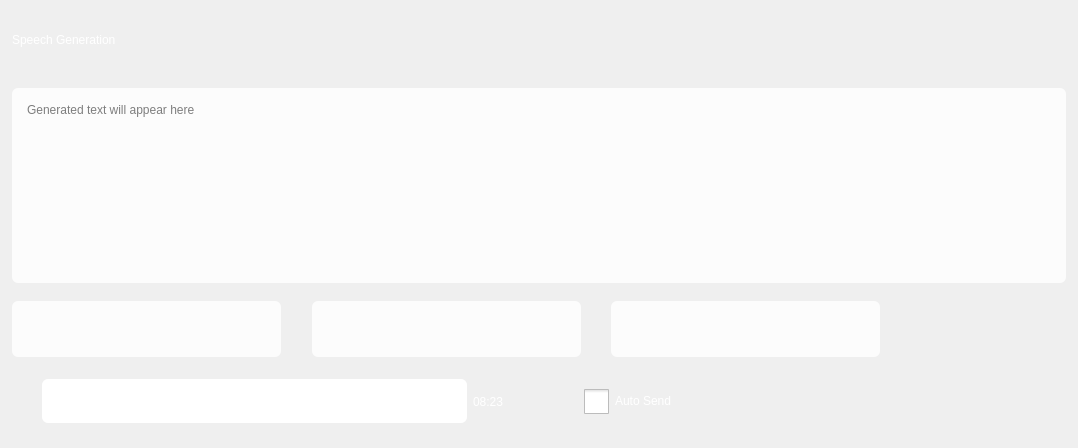
<?xml version="1.0" encoding="UTF-8"?>
<ui version="4.0">
 <class>WSpeechGenerationUiClass</class>
 <widget class="QWidget" name="WSpeechGenerationUiClass">
  <property name="geometry">
   <rect>
    <x>0</x>
    <y>0</y>
    <width>1078</width>
    <height>448</height>
   </rect>
  </property>
  <property name="minimumSize">
   <size>
    <width>1078</width>
    <height>448</height>
   </size>
  </property>
  <property name="maximumSize">
   <size>
    <width>1078</width>
    <height>448</height>
   </size>
  </property>
  <property name="windowTitle">
   <string>WSpeechGenerationUi</string>
  </property>
  <property name="styleSheet">
   <string notr="true">QWidget{
	font: 12px &quot;微软雅黑&quot;;
    border-radius:6px
}

QFrame#frame_text{
	background-color: rgba(255, 255, 255,80%);
}

QWidget#widget_language,#widget_name,#widget_sex{
	background-color: rgba(255, 255, 255,80%);
}

QLabel{
	font: 12px &quot;微软雅黑&quot;;
	color: rgb(255, 255, 255);
}

QLabel#lb_sp_title{
	font: 20px &quot;微软雅黑&quot;;
}

QPushButton#pb_lock,#pb_min,#pb_close,#pb_pause,#pb_start,#pb_send{
	border:none;
	background-position: center;
    background-repeat: no-repeat;
}

QPushButton#pb_lock{
	background-image: url(:/QtTest/icon/Speech/lock.png);
}
QPushButton#pb_min{
	background-image: url(:/QtTest/icon/Speech/min.png);
}
QPushButton#pb_close{
	background-image: url(:/QtTest/icon/Speech/close.png);
}
QPushButton#pb_pause{
	background-image: url(:/QtTest/icon/Speech/pause.png);
}
QPushButton#pb_start{
	background-image: url(:/QtTest/icon/Speech/start.png);
}
QPushButton#pb_send{
	background-image: url(:/QtTest/icon/Speech/send.png);
}

QPushButton#pb_export{
	background-image: url(:/QtTest/icon/Speech/export.png);
}

QPushButton#pb_copy{
	background-image: url(:/QtTest/icon/Speech/copy.png);
}

QCheckBox{
	font: 20px &quot;微软雅黑&quot;;
	color: rgb(255, 255, 255);
}

QCheckBox::indicator {width: 25px; height: 25px;}

QCheckBox::indicator:unchecked {background-image: url(:/QtTest/icon/Speech/chebox_sel.png);}

QCheckBox::indicator:checked {background-image: url(:/QtTest/icon/Speech/chebox_sel.png);}

QTextEdit{
	background-color: transparent;
	border:none
}



</string>
  </property>
  <layout class="QVBoxLayout" name="verticalLayout">
   <property name="spacing">
    <number>12</number>
   </property>
   <property name="leftMargin">
    <number>12</number>
   </property>
   <property name="topMargin">
    <number>4</number>
   </property>
   <property name="rightMargin">
    <number>12</number>
   </property>
   <item>
    <widget class="QFrame" name="frame">
     <property name="minimumSize">
      <size>
       <width>0</width>
       <height>60</height>
      </size>
     </property>
     <property name="maximumSize">
      <size>
       <width>16777215</width>
       <height>60</height>
      </size>
     </property>
     <property name="styleSheet">
      <string notr="true"/>
     </property>
     <property name="frameShape">
      <enum>QFrame::StyledPanel</enum>
     </property>
     <property name="frameShadow">
      <enum>QFrame::Raised</enum>
     </property>
     <layout class="QHBoxLayout" name="horizontalLayout_3">
      <property name="leftMargin">
       <number>0</number>
      </property>
      <property name="rightMargin">
       <number>0</number>
      </property>
      <item>
       <widget class="QLabel" name="lb_sp_title">
        <property name="minimumSize">
         <size>
          <width>700</width>
          <height>20</height>
         </size>
        </property>
        <property name="maximumSize">
         <size>
          <width>700</width>
          <height>20</height>
         </size>
        </property>
        <property name="text">
         <string>Speech Generation</string>
        </property>
       </widget>
      </item>
      <item>
       <spacer name="horizontalSpacer_6">
        <property name="orientation">
         <enum>Qt::Horizontal</enum>
        </property>
        <property name="sizeHint" stdset="0">
         <size>
          <width>231</width>
          <height>20</height>
         </size>
        </property>
       </spacer>
      </item>
      <item>
       <widget class="QPushButton" name="pb_lock">
        <property name="minimumSize">
         <size>
          <width>32</width>
          <height>32</height>
         </size>
        </property>
        <property name="maximumSize">
         <size>
          <width>32</width>
          <height>32</height>
         </size>
        </property>
        <property name="text">
         <string/>
        </property>
       </widget>
      </item>
      <item>
       <widget class="QPushButton" name="pb_min">
        <property name="minimumSize">
         <size>
          <width>32</width>
          <height>32</height>
         </size>
        </property>
        <property name="maximumSize">
         <size>
          <width>32</width>
          <height>32</height>
         </size>
        </property>
        <property name="text">
         <string/>
        </property>
       </widget>
      </item>
      <item>
       <widget class="QPushButton" name="pb_close">
        <property name="minimumSize">
         <size>
          <width>32</width>
          <height>32</height>
         </size>
        </property>
        <property name="maximumSize">
         <size>
          <width>32</width>
          <height>32</height>
         </size>
        </property>
        <property name="text">
         <string/>
        </property>
       </widget>
      </item>
     </layout>
    </widget>
   </item>
   <item>
    <widget class="QFrame" name="frame_text">
     <property name="minimumSize">
      <size>
       <width>0</width>
       <height>195</height>
      </size>
     </property>
     <property name="maximumSize">
      <size>
       <width>16777215</width>
       <height>195</height>
      </size>
     </property>
     <property name="styleSheet">
      <string notr="true"/>
     </property>
     <property name="frameShape">
      <enum>QFrame::StyledPanel</enum>
     </property>
     <property name="frameShadow">
      <enum>QFrame::Raised</enum>
     </property>
     <layout class="QVBoxLayout" name="verticalLayout_2">
      <item>
       <widget class="QTextEdit" name="textEdit">
        <property name="placeholderText">
         <string>Generated text will appear here</string>
        </property>
       </widget>
      </item>
      <item>
       <layout class="QHBoxLayout" name="horizontalLayout_4">
        <item>
         <spacer name="horizontalSpacer_7">
          <property name="orientation">
           <enum>Qt::Horizontal</enum>
          </property>
          <property name="sizeHint" stdset="0">
           <size>
            <width>448</width>
            <height>20</height>
           </size>
          </property>
         </spacer>
        </item>
        <item>
         <widget class="QPushButton" name="pb_copy">
          <property name="minimumSize">
           <size>
            <width>85</width>
            <height>17</height>
           </size>
          </property>
          <property name="maximumSize">
           <size>
            <width>85</width>
            <height>17</height>
           </size>
          </property>
          <property name="text">
           <string/>
          </property>
         </widget>
        </item>
       </layout>
      </item>
     </layout>
    </widget>
   </item>
   <item>
    <layout class="QHBoxLayout" name="horizontalLayout">
     <property name="spacing">
      <number>6</number>
     </property>
     <item>
      <widget class="QWidget" name="widget_language" native="true">
       <property name="minimumSize">
        <size>
         <width>269</width>
         <height>56</height>
        </size>
       </property>
       <property name="maximumSize">
        <size>
         <width>269</width>
         <height>56</height>
        </size>
       </property>
       <property name="styleSheet">
        <string notr="true"/>
       </property>
      </widget>
     </item>
     <item>
      <spacer name="horizontalSpacer">
       <property name="orientation">
        <enum>Qt::Horizontal</enum>
       </property>
       <property name="sizeHint" stdset="0">
        <size>
         <width>40</width>
         <height>20</height>
        </size>
       </property>
      </spacer>
     </item>
     <item>
      <widget class="QWidget" name="widget_sex" native="true">
       <property name="minimumSize">
        <size>
         <width>269</width>
         <height>56</height>
        </size>
       </property>
       <property name="maximumSize">
        <size>
         <width>269</width>
         <height>56</height>
        </size>
       </property>
       <property name="styleSheet">
        <string notr="true"/>
       </property>
      </widget>
     </item>
     <item>
      <spacer name="horizontalSpacer_2">
       <property name="orientation">
        <enum>Qt::Horizontal</enum>
       </property>
       <property name="sizeHint" stdset="0">
        <size>
         <width>40</width>
         <height>20</height>
        </size>
       </property>
      </spacer>
     </item>
     <item>
      <widget class="QWidget" name="widget_name" native="true">
       <property name="minimumSize">
        <size>
         <width>269</width>
         <height>56</height>
        </size>
       </property>
       <property name="maximumSize">
        <size>
         <width>269</width>
         <height>56</height>
        </size>
       </property>
       <property name="styleSheet">
        <string notr="true"/>
       </property>
      </widget>
     </item>
     <item>
      <spacer name="horizontalSpacer_3">
       <property name="orientation">
        <enum>Qt::Horizontal</enum>
       </property>
       <property name="sizeHint" stdset="0">
        <size>
         <width>40</width>
         <height>20</height>
        </size>
       </property>
      </spacer>
     </item>
     <item>
      <widget class="QPushButton" name="pb_export">
       <property name="minimumSize">
        <size>
         <width>155</width>
         <height>56</height>
        </size>
       </property>
       <property name="maximumSize">
        <size>
         <width>155</width>
         <height>56</height>
        </size>
       </property>
       <property name="text">
        <string/>
       </property>
      </widget>
     </item>
    </layout>
   </item>
   <item>
    <layout class="QHBoxLayout" name="horizontalLayout_2">
     <item>
      <widget class="QPushButton" name="pb_pause">
       <property name="minimumSize">
        <size>
         <width>24</width>
         <height>24</height>
        </size>
       </property>
       <property name="maximumSize">
        <size>
         <width>24</width>
         <height>24</height>
        </size>
       </property>
       <property name="text">
        <string/>
       </property>
      </widget>
     </item>
     <item>
      <widget class="QWidget" name="widget" native="true">
       <property name="minimumSize">
        <size>
         <width>425</width>
         <height>44</height>
        </size>
       </property>
       <property name="maximumSize">
        <size>
         <width>425</width>
         <height>44</height>
        </size>
       </property>
       <property name="styleSheet">
        <string notr="true">background-color: rgb(255, 255, 255);</string>
       </property>
      </widget>
     </item>
     <item>
      <widget class="QLabel" name="lb_time">
       <property name="minimumSize">
        <size>
         <width>47</width>
         <height>35</height>
        </size>
       </property>
       <property name="maximumSize">
        <size>
         <width>47</width>
         <height>35</height>
        </size>
       </property>
       <property name="text">
        <string>08:23</string>
       </property>
      </widget>
     </item>
     <item>
      <spacer name="horizontalSpacer_5">
       <property name="orientation">
        <enum>Qt::Horizontal</enum>
       </property>
       <property name="sizeHint" stdset="0">
        <size>
         <width>40</width>
         <height>20</height>
        </size>
       </property>
      </spacer>
     </item>
     <item>
      <widget class="QCheckBox" name="checkBox">
       <property name="minimumSize">
        <size>
         <width>133</width>
         <height>40</height>
        </size>
       </property>
       <property name="maximumSize">
        <size>
         <width>133</width>
         <height>40</height>
        </size>
       </property>
       <property name="text">
        <string>Auto Send</string>
       </property>
      </widget>
     </item>
     <item>
      <spacer name="horizontalSpacer_4">
       <property name="orientation">
        <enum>Qt::Horizontal</enum>
       </property>
       <property name="sizeHint" stdset="0">
        <size>
         <width>40</width>
         <height>20</height>
        </size>
       </property>
      </spacer>
     </item>
     <item>
      <widget class="QPushButton" name="pb_start">
       <property name="minimumSize">
        <size>
         <width>140</width>
         <height>53</height>
        </size>
       </property>
       <property name="maximumSize">
        <size>
         <width>140</width>
         <height>53</height>
        </size>
       </property>
       <property name="text">
        <string/>
       </property>
      </widget>
     </item>
     <item>
      <widget class="QPushButton" name="pb_send">
       <property name="minimumSize">
        <size>
         <width>140</width>
         <height>53</height>
        </size>
       </property>
       <property name="maximumSize">
        <size>
         <width>140</width>
         <height>53</height>
        </size>
       </property>
       <property name="text">
        <string/>
       </property>
      </widget>
     </item>
    </layout>
   </item>
  </layout>
 </widget>
 <layoutdefault spacing="6" margin="11"/>
 <resources>
  <include location="../../AiSound.qrc"/>
 </resources>
 <connections/>
</ui>
